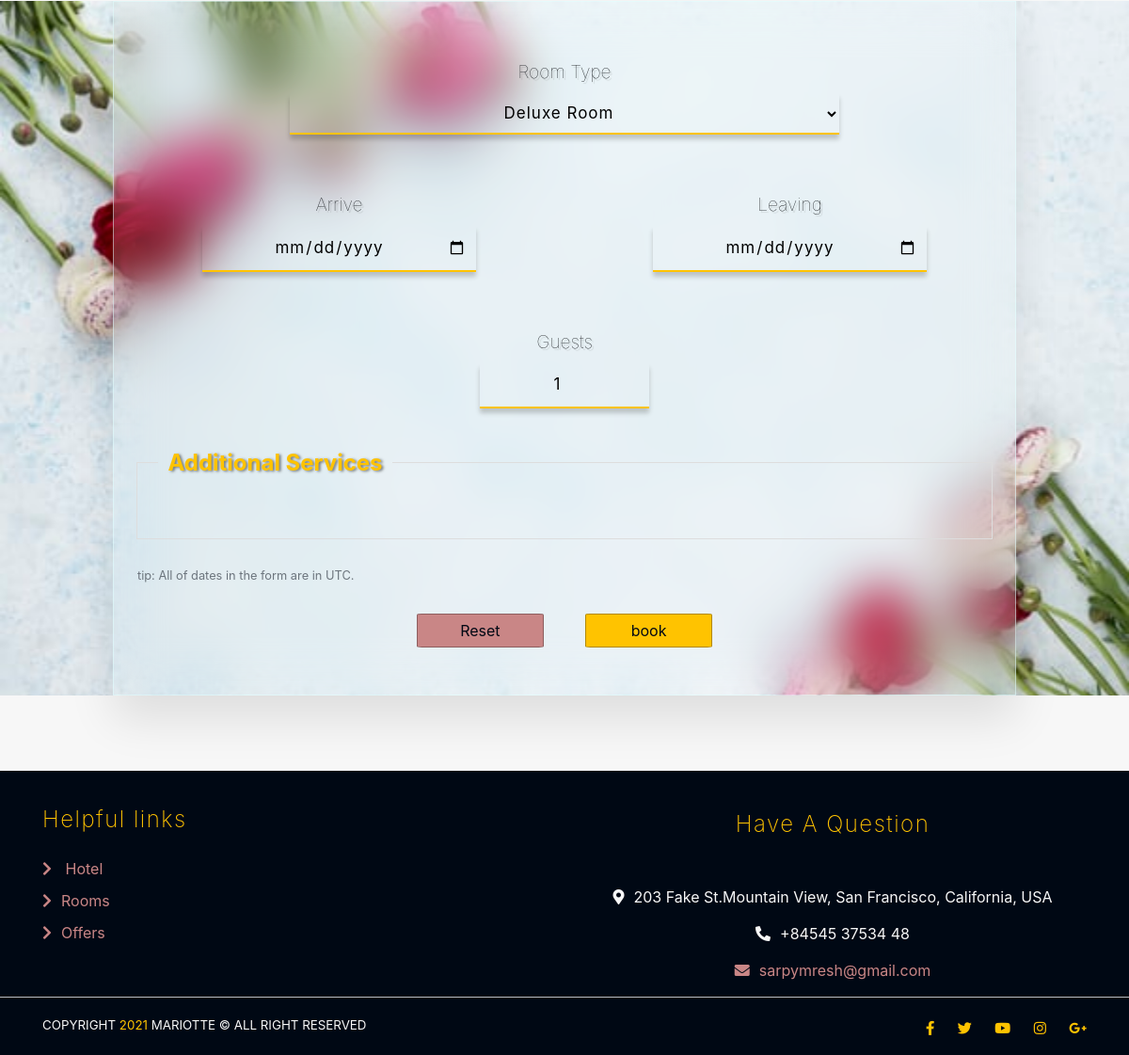
Page /booking/add_reservation/ (lower part) on the earlier database version.
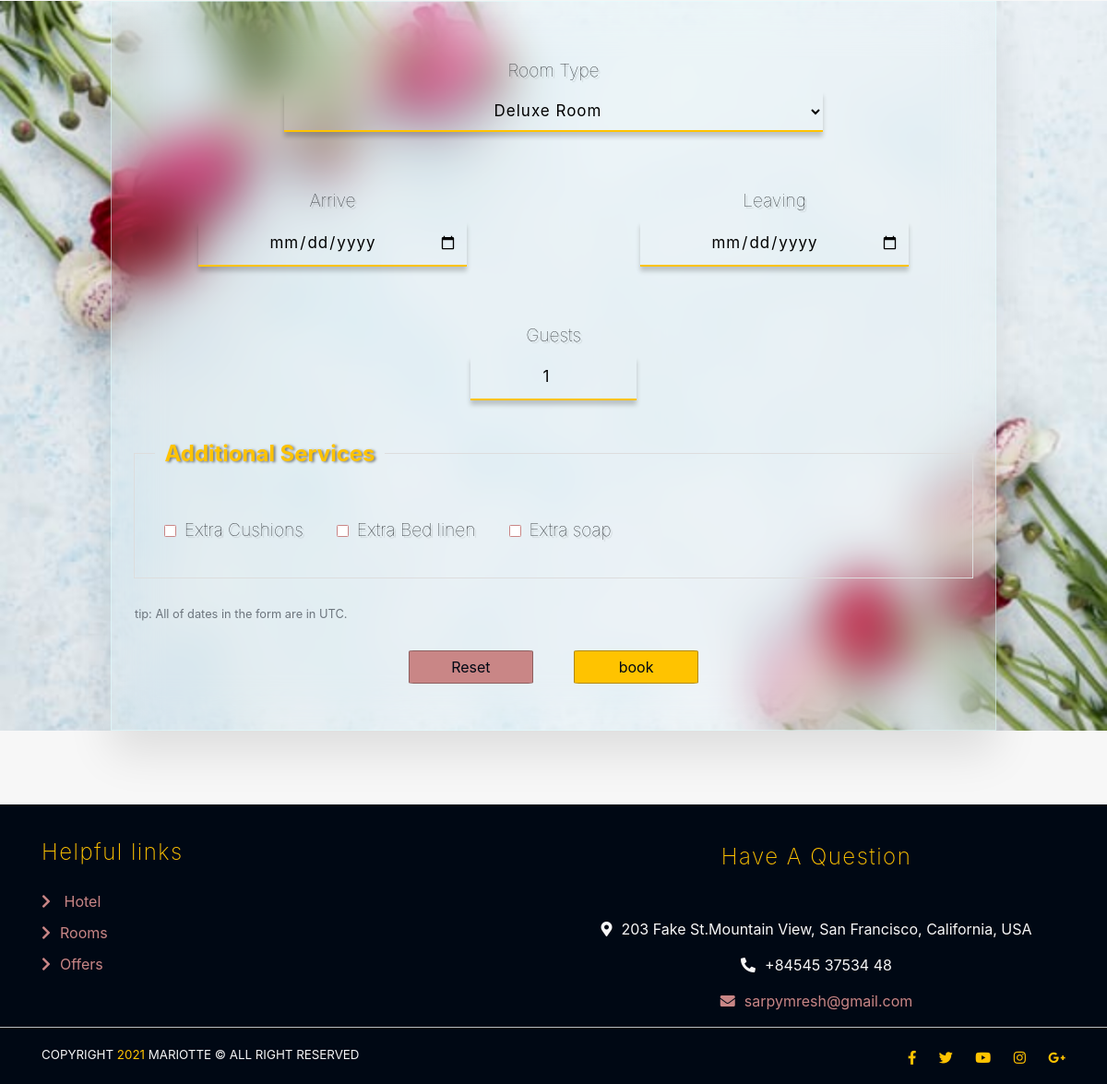
Same page on the later database version.
### roomservices/models.py (models this page shows)
class Service(models.Model):
    name = models.CharField(unique=True,max_length=100)

### reservation/views.py (the view, shortened to what this page needs)
# urls.py: path('add_reservation/', views.add_temp_reservation, name = 'add temp reservation'),
def add_temp_reservation(request):
    context = {}
    userFromRequest = request.user
    context['error'] = ""
    context['message'] = ""
    context['sevices'] = Service.objects.all()
    context['types'] = RoomTypes.objects.all()
    if request.method == 'GET':
        print("get")
        return render(request,'booking.html',context)

### reservation/templates/booking.html (shortened to what this page needs)
{% extends 'main base.html' %}
{% load static %}
{% block content %}
  <section id="booking">
    <div class="back">
      <div class="book mx-auto">
        <form action="{% url 'add temp reservation' %}" method = "POST" name="booking-form" >{% csrf_token %}
          <div class="control text-center"> <label for="room-type" name="room-type">Room Type</label> <br>
            <select name = "type" style="width: 65%;" required>
              {% for type in types %}
              <option value="{{type.name}}">{{type.name}}</option>
              {% endfor %}
            </select>
          </div>
          <div class="row no-margin text-center control">
            <div class="col-md-6">
              <label for="date1" name="date1">Arrive</label> <br>
              <input type="date" name="date1" id="date1" style="width: 65%;">
            </div>
            <div class="col-md-6">
              <label for="date2" name="date2">Leaving</label> <br>
              <input type="date" name="date2" id="date2" style="width: 65%;">
            </div>
          </div>
          <div class="control text-center"> <label for="guests" name="guests">Guests</label> <br>
            <input type="number" name="guests" value="1" min="1" id="guests" style="width: 20%;">
          </div>
          <fieldset class="scheduler-border">
            <legend class="scheduler-border">Additional Services</legend>
            <div class="control-group">
              <div class="add-services">
                {% for ser in sevices %}
                <div class="form-check form-check-inline">
                  <label class=" contain" for="inlineCheckbox{{ser.id}}">
                    <span class="checkmark"></span>
                    {{ser.name}}</label>
                </div>
                {% endfor %}
              </div>
            </div>
          </fieldset>
          <small id="info" class="form-text text-muted">
            tip: All of dates in the form are in UTC.
          </small>
          <div class="bot-book text-center">
            <input type="reset" value="Reset">
            <input type="submit" name="book" id="book" value="book">
            <span class="back-message"></span>
          </div>
        </form>
      </div>
    </div>
  </section>
{% endblock %}

Differences in the rows shown:
added Service: name "Extra Cushions"
added Service: name "Extra Bed linen"
added Service: name "Extra soap"
